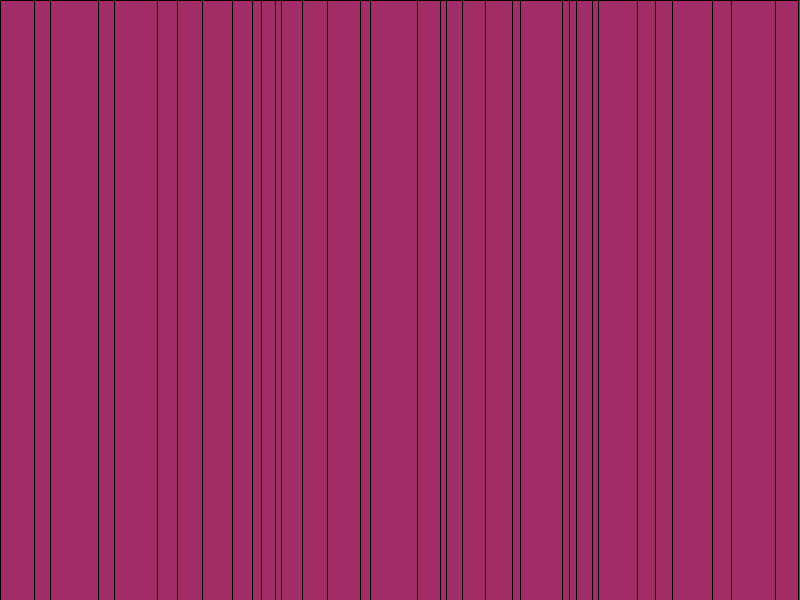
Frame 1 (no input)
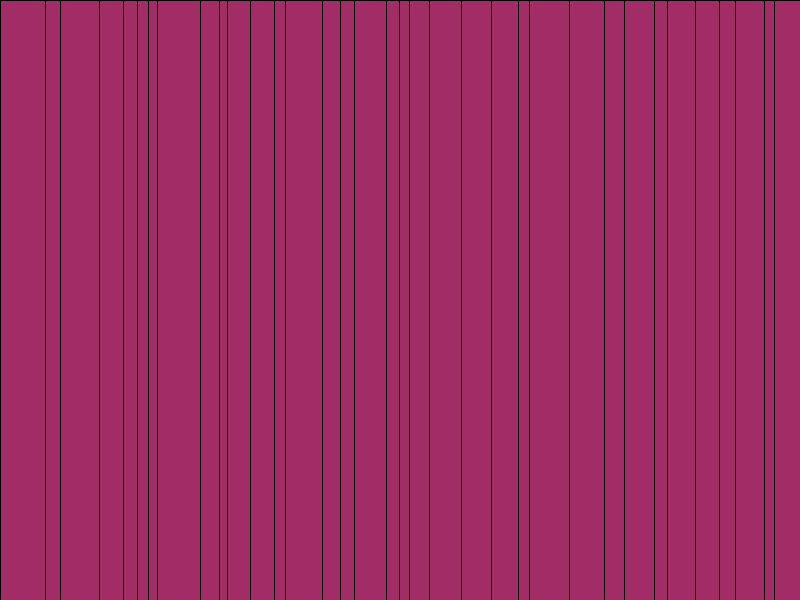
Frame 60 (the mouse pressed at the canvas centre just before this capture)
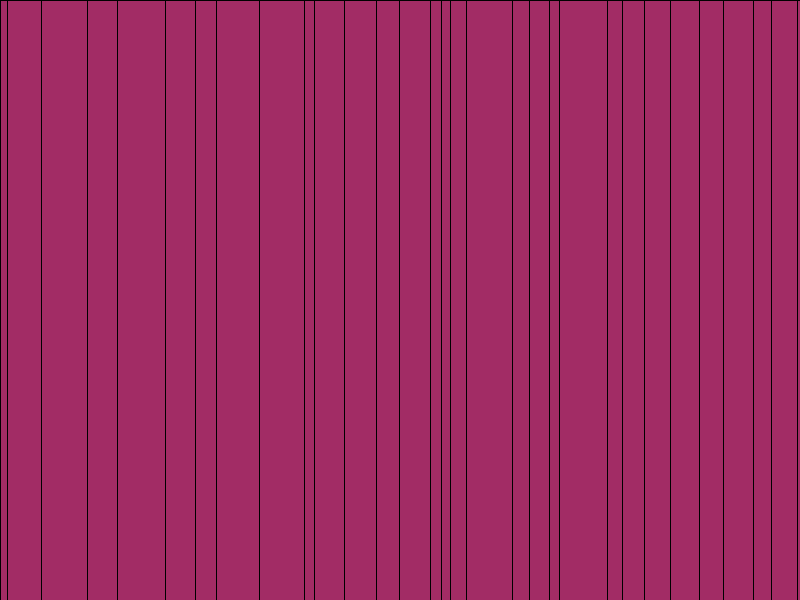
Frame 120 (the mouse held since frame 60 and released just before this capture)

The Processing sketch that drew these frames (run headless with seeded random() and noise(); from frame 60 on, the mouse is pressed at the canvas centre):

// Processing sketch: differingwidthcolorlines
// ── differingwidthcolorlines.pde
color[] rainbow = {#FAA4CE, #BF6A93, #F7077C, #FADEEC, #A22C65};
int selectedcolor;


void setup() {
  size(800, 600);
}

void draw() {
  background(50);
  fill(rainbow[selectedcolor]);
  println(selectedcolor);

  int i = 4;
  //start color = color number 5
  float a = 0;
  while (a < width) {
    fill(rainbow[i]);
    float w = random(5, 50);
    rect(a, 0, w, 600);
    a = a + w;
    //make new variable w, meaning the rectangle width will be randomly generated each time
    //width of column
    if (i > 4) {
      i = i + 1;
      i = 0;
      // after the colorselecter goes past the fifth color, it'll go back to the 1st color (0)
    }
  }
}
